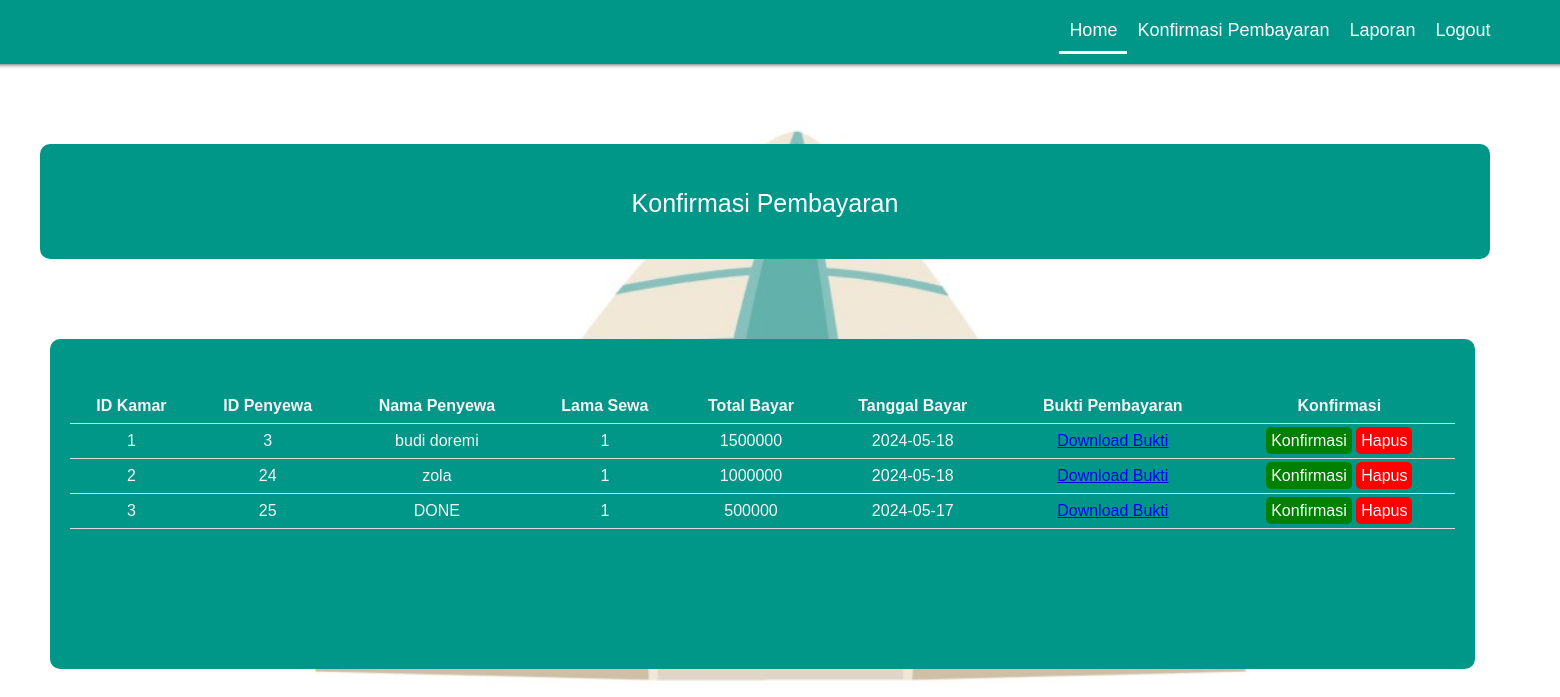
/Kode/konfirmasi.php, run on the app's committed database.
### tables this page shows
CREATE TABLE `pembayaran2` (
  `id_pembayaran` int(5) NOT NULL,
  `id_kamar` int(5) NOT NULL,
  `id_user` int(5) NOT NULL,
  `bukti` blob NOT NULL,
  `nama_penyewa` varchar(50) NOT NULL,
  `lama_sewa` int(11) NOT NULL,
  `tanggal` date NOT NULL,
  `total_bayar` decimal(10,0) NOT NULL,
  `status_konfirmasi` int(11) DEFAULT 0
);

### Kode/konfirmasi.php (the view, shortened to what this page needs)
<!DOCTYPE html>
<html>
<head>
    <link rel="stylesheet" type="text/css" href="navbar.css"/>
</head>
<body style=" background-image: url('asset/logo.jpg');
background-repeat: no-repeat;
background-position: center;
background-attachment: fixed;
background-size: 950px;">
    <div class="navbar-container">
        <ul>
            <li class="nav-link active-link">
                <a href="indexadmin.php">Home
                </a>
                <div class="underline"></div>
            </li>
            <li class="nav-link">
                <a href="konfirmasi.php">Konfirmasi Pembayaran</a>
            </li>
            <li class="nav-link">
                <a href="laporan.php">Laporan</a>
            </li>
            <li class="nav-link">
                <a href="logout.php">Logout</a>
            </li>
        </ul>
    </div>
    <div class="judul"
    style="background-color: #009688;
    color: white;
    font-size: 25px;
    justify-content: center;
    align-items: center;
    text-align: center;
    margin-top: 80px;
    border-radius: 10px;
    width: 1450px;
    height: 70px;
    margin-left: 40px;
    padding-top: 45px;">
        Konfirmasi Pembayaran
    </div>
    <div class="cardkonten" style="background-color: #009688;
    color: whitesmoke;
    margin-top: 80px;
    border-radius: 10px;
    width: 1425px;
    height: 300px;
    margin-left: 50px;
    padding-top: 30px;">
      <div style="padding: 20px;">
        <table>
        <tr>
              <th>ID Kamar</th>
              <th>ID Penyewa</th>
              <th>Nama Penyewa</th>
              <th>Lama Sewa</th>
              <th>Total Bayar</th>
              <th>Tanggal Bayar</th>
              <th>Bukti Pembayaran</th>
              <th>Konfirmasi</th>
            </tr>
            <?php
        include "koneksi.php";
        $query = "SELECT * FROM pembayaran2";
        $result = mysqli_query($connect, $query);
        if (mysqli_num_rows($result)) {
            while ($row = mysqli_fetch_array($result)) {
    ?>
    <tr>
        <td class="t-d"><?php echo $row["id_kamar"]; ?></td>
        <td class="t-d"><?php echo $row["id_user"]; ?></td>
        <td class="t-d"><?php echo $row["nama_penyewa"]; ?></td>
        <td class="t-d"><?php echo $row["lama_sewa"]; ?></td>
        <td class="t-d"><?php echo $row["total_bayar"]; ?></td>
        <td class="t-d"><?php echo $row["tanggal"]; ?></td>
        <td class="t-d">
            <?php
            $id = $row["id_kamar"];
            echo '<a href="download.php?id=' . $id . '">Download Bukti</a><br>';
            ?>
        </td>
        <td class="t-d"><a href="konfirmasipembayaran.php?id_pembayaran=<?php echo $row['id_pembayaran']; ?>" style="text-decoration:none;background-color: green; color: white; border-radius:5px; padding:5px;">Konfirmasi</a>
        <a href="hapuskonfirmasipembayaran.php?id_pembayaran=<?php echo $row['id_pembayaran']; ?>" style="text-decoration:none;background-color: red; color: white; border-radius:5px; padding:5px;">Hapus</a>
        </td>
    </tr>
    <?php
            }
        } else {
            echo "<tr><td colspan='7'>Tidak ada data</td></tr>";
        }
    ?>
          </table>
      </div>
      <div
      style="width: 500px;
      height: 30px;
      margin-left: 1300px;"
      >
      </div>
    </div>
</body>
</html>

### Kode/navbar.css (style rules this page uses)
body, html { margin: 0; font-family: Calibri, Helvetica, Arial, sans-serif; }
a { outline: none; }
.navbar-container { text-align: center; background-color: #009688; box-shadow: 0px -20px 5px 20px #333333; padding: 10px; font-size: 0; }
.navbar-container ul { margin-left: 1000px; padding: 0; text-align: right; display: inline-block; vertical-align: middle; }
.navbar-container ul li { display: inline-block; font-size: 16px; }
.navbar-container ul li a { color: #ffffff; text-decoration: none; display: inline-block; padding: 10px; font-size: 18px; transition: color 0.5s; }
.navbar-container ul li .underline { height: 3px; background-color: transparent; width: 0%; transition: width 0.2s, background-color 0.5s; margin: 0 auto; }
.navbar-container ul li.active-link .underline { width: 100%; background-color: white; }

### Kode/konfirmasi.php (style rules this page uses)
table { border-collapse: collapse; width: 100%; }
th, td { padding: 8px; text-align: center; border-bottom: 1px solid #DDD; }

### data on the page
pembayaran2: id_kamar "1", id_user "3", nama_penyewa "budi doremi", lama_sewa "1", total_bayar "1500000", tanggal "2024-05-18"
pembayaran2: id_kamar "2", id_user "24", nama_penyewa "zola", lama_sewa "1", total_bayar "1000000", tanggal "2024-05-18"
pembayaran2: id_kamar "3", id_user "25", nama_penyewa "DONE", lama_sewa "1", total_bayar "500000", tanggal "2024-05-17"
